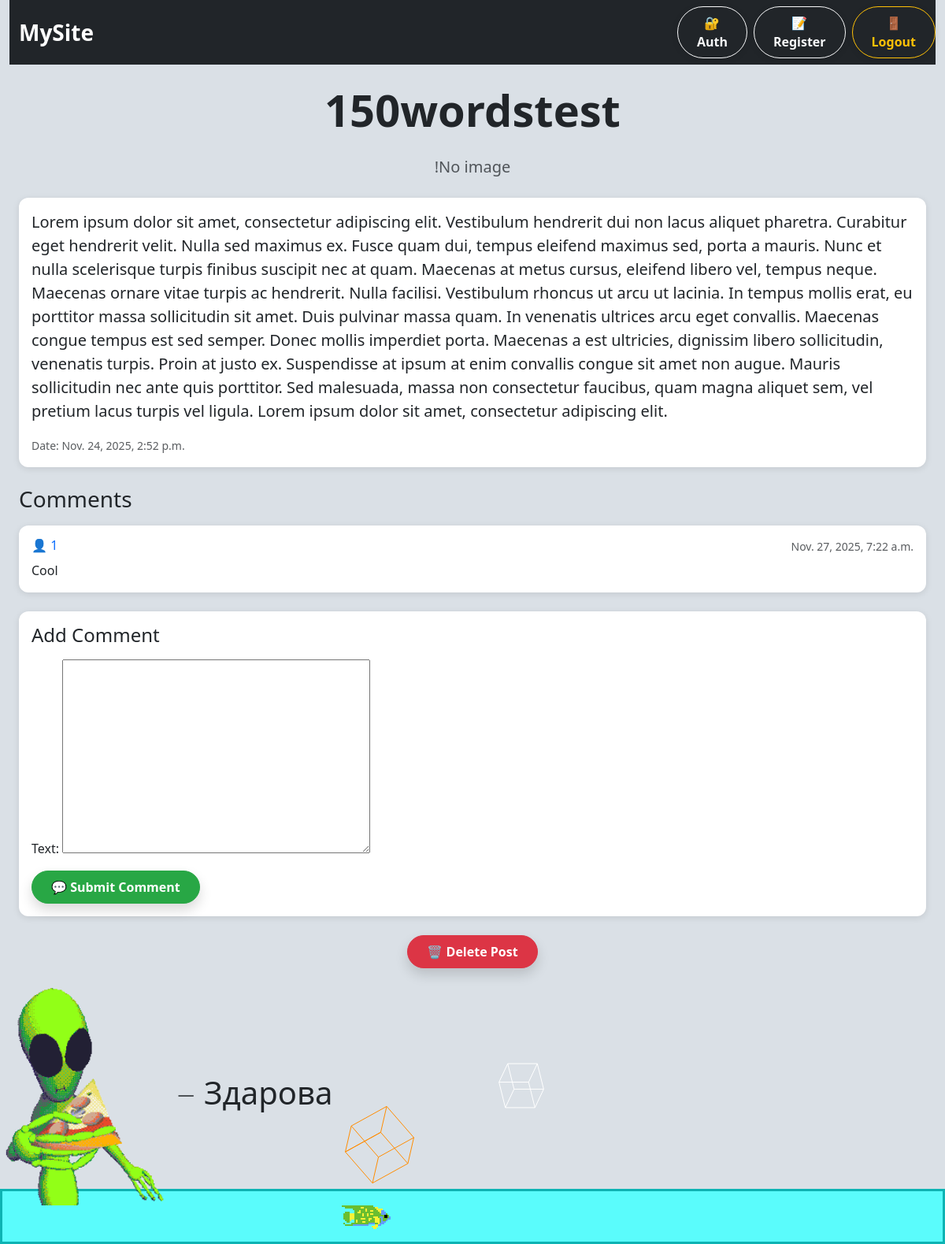
Page /article/1/ (signed in) on the committed database.
### main/models.py (models this page shows, shortened)
class Articles(models.Model):
    title = models.CharField('Name', max_length=100)
    text = models.TextField('Text')
    date = models.DateTimeField('Date', auto_now_add=True)
    image = models.ImageField('Image', upload_to='articles_images/', null=True, blank=True)
    author = models.ForeignKey(User, on_delete=models.CASCADE)
    likes = models.IntegerField(default=0)
    liked_by = models.ManyToManyField(User, related_name='liked_articles', blank=True)

class Comment(models.Model):
    post = models.ForeignKey(Articles, on_delete=models.CASCADE)
    author = models.ForeignKey(User, on_delete=models.CASCADE)
    text = models.TextField()
    created_at = models.DateTimeField(auto_now_add=True)

### main/views.py (the view)
# urls.py: path('article/<int:pk>/', post_detail, name='post_detail'),
@login_required(login_url='/log/')
def post_detail(request, pk):
    post = get_object_or_404(Articles, pk=pk)
    comments = Comment.objects.filter(post=post).order_by('-created_at')
    if request.method == 'POST':
        form = forms.CommentForm(request.POST)
        if form.is_valid():
            comment = form.save(commit=False)
            comment.author = request.user
            comment.post = post
            comment.save()
            return redirect('post_detail', pk=post.pk)
    else:
        form = forms.CommentForm()
    context = {
        'post': post,
        'comments': comments,
        'form': form,
    }
    return render(request, 'post_detail.html', context)

### main/forms.py
class CommentForm(forms.ModelForm):
    class Meta:
        model = models.Comment
        fields = ['text']

### templates/post_detail.html (shortened to what this page needs)
{% extends 'inheritance.html'%}
{% block div %}
<div class="container-fluid py-4">
    <div class="text-center mb-4">
        <h1 class="display-4 fw-bold text-dark">{{ post.title }}</h1>
    </div>
    <div class="text-center mb-4">
        {% if post.image %}
            <img src="{{ post.image.url }}" alt="{{ post.title }}" class="img-fluid rounded shadow" style="max-width: 50%; height: auto;">
        {% else %}
            <p class="text-muted fs-5">!No image</p>
        {% endif %}
    </div>
    <div class="card shadow-sm border-0 mb-4">
        <div class="card-body">
            <p class="card-text fs-5 lh-base">{{ post.text }}</p>
            <p class="text-muted mb-0"><small>Date: {{ post.date }}</small></p>
        </div>
    </div>
    <div class="mb-4">
        <h3 class="mb-3">Comments</h3>
        {% for el in comments %}
        <div class="card shadow-sm border-0 mb-3">
            <div class="card-body">
                <div class="d-flex justify-content-between align-items-start mb-2">
                    <h6 class="card-title text-primary mb-0">👤 {{ el.author }}</h6>
                    <small class="text-muted">{{ el.created_at }}</small>
                </div>
                <p class="card-text mb-0">{{ el.text }}</p>
            </div>
        </div>
        {% endfor %}
    </div>
    <div class="card shadow-sm border-0 mb-4">
        <div class="card-body">
            <h4 class="mb-3">Add Comment</h4>
            <form method="post">
                <div class="mb-3">
                    {{ form }}
                </div>
                <button type="submit" class="btn btn-success rounded-pill px-4 py-2 fw-bold shadow">
                    💬 Submit Comment
                </button>
            </form>
        </div>
    </div>
    <div class="text-center">
        <form action="{% url 'delete-article' pk=post.pk %}" method="post" style="display:inline;">
            <button type="submit" class="btn btn-danger rounded-pill px-4 py-2 fw-bold shadow"
                    onclick="return confirm('Are you sure you want to delete this post?')">
                🗑️ Delete Post
            </button>
        </form>
    </div>
</div>
{%endblock%}

### static/css/inheritance.css (style rules this page uses)
body { background-color: #dae0e6; }
.card { border-radius: 12px !important; }
.btn-success { background-color: #28a745 !important; border-color: #28a745 !important; transition: all 0.3s ease; }
.btn-danger { background-color: #dc3545 !important; border-color: #dc3545 !important; transition: all 0.3s ease; }
.shadow-sm { box-shadow: 0 2px 8px rgba(0,0,0,0.1) !important; }

### rows in the picture
Articles: title "150wordstest", text "Lorem ipsum dolor sit amet, consectetur adipiscing elit. Vestibulum hendrerit dui non lacus aliquet pharetra. Curabitur eget hendrerit velit. Nulla sed maximus ex. Fusce quam dui, tempus eleifend maximus sed, porta a mauris. Nunc et nulla scelerisque turpis finibus suscipit nec at quam. Maecenas at metus cursus, eleifend libero vel, tempus neque. Maecenas ornare vitae turpis ac hendrerit. Nulla facilisi. Vestibulum rhoncus ut arcu ut lacinia. In tempus mollis erat, eu porttitor massa sollicitudin sit amet. Duis pulvinar massa quam. In venenatis ultrices arcu eget convallis. Maecenas congue tempus est sed semper. Donec mollis imperdiet porta. Maecenas a est ultricies, dignissim libero…", date "Nov. 24, 2025, 2:52 p.m."
Comment: author "1", created_at "Nov. 27, 2025, 7:22 a.m.", text "Cool"
